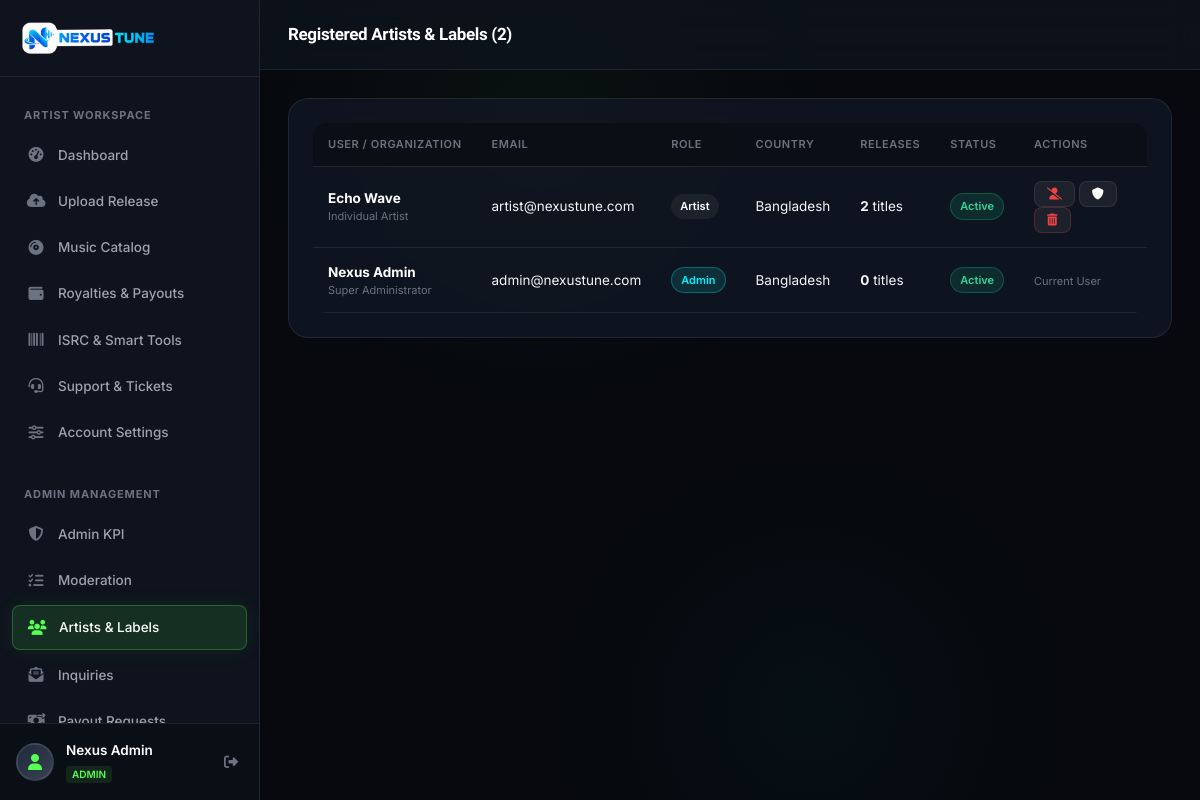
/admin-users.php (signed in), run on the app's committed database.
### tables this page shows
CREATE TABLE users (
            id INTEGER PRIMARY KEY AUTOINCREMENT,
            name TEXT NOT NULL,
            email TEXT UNIQUE NOT NULL,
            password TEXT NOT NULL,
            role TEXT DEFAULT 'artist',
            account_type TEXT DEFAULT 'Individual Artist',
            country TEXT DEFAULT 'Bangladesh',
            avatar TEXT DEFAULT '',
            status TEXT DEFAULT 'active',
            spotify_id TEXT DEFAULT '',
            created_at DATETIME DEFAULT CURRENT_TIMESTAMP
        , email_verified INTEGER DEFAULT 0, verification_token TEXT DEFAULT '', verification_expires DATETIME DEFAULT NULL);

### includes/auth.php (called while the page is built, shortened)
<?php
require_once __DIR__ . '/../config/db.php';
function isLoggedIn() {
    return isset($_SESSION['user_id']) && !empty($_SESSION['user_id']);
}
function isAdmin() {
    return isLoggedIn() && isset($_SESSION['user_role']) && $_SESSION['user_role'] === 'admin';
}
function currentUser() {
    global $pdo;
    $stmt = $pdo->prepare("SELECT * FROM users WHERE id = ?");
    $stmt->execute([$_SESSION['user_id']]);
    return $stmt->fetch();
}

### admin-users.php (the view, shortened to what this page needs)
<?php
require_once __DIR__ . '/includes/auth.php';
$stmt = $pdo->query("SELECT u.*, COUNT(r.id) as release_count FROM users u LEFT JOIN releases r ON u.id = r.user_id GROUP BY u.id ORDER BY u.id DESC");
$users_list = $stmt->fetchAll();
require_once __DIR__ . '/includes/header.php';
require_once __DIR__ . '/includes/sidebar.php';
?>
<div class="app-main">
    <header class="app-header">
        <div class="header-left">
            <h1 class="page-title">Registered Artists & Labels (<?= count($users_list) ?>)</h1>
        </div>
    </header>
    <main class="page-body">
        <div class="glass-card">
            <div class="table-responsive">
                <table class="table">
                    <thead>
                        <tr>
                            <th>User / Organization</th>
                            <th>Email</th>
                            <th>Role</th>
                            <th>Country</th>
                            <th>Releases</th>
                            <th>Status</th>
                            <th>Actions</th>
                        </tr>
                    </thead>
                    <tbody>
                        <?php foreach ($users_list as $u): ?>
                            <tr>
                                <td>
                                    <div style="font-weight: 700; color: #fff;"><?= htmlspecialchars($u['name']) ?></div>
                                    <div style="font-size: 11px; color: var(--text-dim);"><?= htmlspecialchars($u['account_type']) ?></div>
                                </td>
                                <td><?= htmlspecialchars($u['email']) ?></td>
                                <td>
                                    <?php if ($u['role'] === 'admin'): ?>
                                        <span class="badge badge-admin">Admin</span>
                                    <?php else: ?>
                                        <span class="badge" style="background: rgba(255,255,255,0.06); color: #fff;">Artist</span>
                                    <?php endif; ?>
                                </td>
                                <td><?= htmlspecialchars($u['country']) ?></td>
                                <td><strong><?= $u['release_count'] ?></strong> titles</td>
                                <td>
                                    <?php if ($u['status'] === 'active'): ?>
                                        <span class="badge badge-live">Active</span>
                                    <?php else: ?>
                                        <span class="badge badge-rejected">Suspended</span>
                                    <?php endif; ?>
                                </td>
                                <td>
                                    <?php if ($u['id'] != $user['id']): ?>
                                        <form method="POST" action="admin-users" style="display: inline-block;">
                                            <button type="submit" class="btn btn-secondary btn-sm" title="Toggle Active / Suspended">
                                                <?= $u['status'] === 'active' ? '<i class="fa-solid fa-user-slash" style="color:#ef4444;"></i>' : '<i class="fa-solid fa-user-check" style="color:#10b981;"></i>' ?>
                                            </button>
                                        </form>
                                        <form method="POST" action="admin-users" style="display: inline-block;">
                                            <button type="submit" class="btn btn-secondary btn-sm" title="Toggle Admin / Artist Role">
                                                <i class="fa-solid fa-shield"></i>
                                            </button>
                                        </form>
                                        <button type="button" class="btn btn-secondary btn-sm" title="Permanently Delete User" style="color: #ef4444; border-color: rgba(239, 68, 68, 0.25);" onclick="openDeleteModal(<?= $u['id'] ?>, '<?= htmlspecialchars(addslashes($u['name']), ENT_QUOTES) ?>', '<?= htmlspecialchars(addslashes($u['email']), ENT_QUOTES) ?>', <?= intval($u['release_count']) ?>)">
                                            <i class="fa-solid fa-trash-can"></i>
                                        </button>
                                    <?php else: ?>
                                        <span style="font-size: 11px; color: var(--text-dim);">Current User</span>
                                    <?php endif; ?>
                                </td>
                            </tr>
                        <?php endforeach; ?>
                    </tbody>
                </table>
            </div>
        </div>
    </main>
</div>
<?php require_once __DIR__ . '/includes/footer.php'; ?>

### includes/sidebar.php (shortened to what this page needs)
<?php
require_once __DIR__ . '/auth.php';
$user = currentUser();
$current_page = basename($_SERVER['PHP_SELF'], '.php');
?>
<aside class="app-sidebar" id="appSidebar">
        <div class="sidebar-brand">
        <a href="dashboard" style="display: flex; align-items: center; gap: 10px; text-decoration: none;">
            <img src="assets/images/logo.png" alt="Nexus Tune" style="height: 36px; max-width: 170px; object-fit: contain;">
        </a>
    </div>
    <div class="sidebar-nav">
        <div class="nav-section-title">Artist Workspace</div>
        <a href="dashboard" class="nav-item <?= $current_page === 'dashboard' ? 'active' : '' ?>">
            <span class="nav-icon"><i class="fa-solid fa-gauge-high"></i></span>
            <span>Dashboard</span>
        </a>
        <a href="create-release" class="nav-item <?= $current_page === 'create-release' ? 'active' : '' ?>">
            <span class="nav-icon"><i class="fa-solid fa-cloud-arrow-up"></i></span>
            <span>Upload Release</span>
        </a>
        <a href="releases" class="nav-item <?= in_array($current_page, ['releases', 'release-view']) ? 'active' : '' ?>">
            <span class="nav-icon"><i class="fa-solid fa-compact-disc"></i></span>
            <span>Music Catalog</span>
        </a>
        <a href="royalties" class="nav-item <?= $current_page === 'royalties' ? 'active' : '' ?>">
            <span class="nav-icon"><i class="fa-solid fa-wallet"></i></span>
            <span>Royalties & Payouts</span>
        </a>
        <a href="tools" class="nav-item <?= $current_page === 'tools' ? 'active' : '' ?>">
            <span class="nav-icon"><i class="fa-solid fa-barcode"></i></span>
            <span>ISRC & Smart Tools</span>
        </a>
        <a href="support" class="nav-item <?= $current_page === 'support' ? 'active' : '' ?>">
            <span class="nav-icon"><i class="fa-solid fa-headset"></i></span>
            <span>Support & Tickets</span>
        </a>
        <a href="settings" class="nav-item <?= $current_page === 'settings' ? 'active' : '' ?>">
            <span class="nav-icon"><i class="fa-solid fa-sliders"></i></span>
            <span>Account Settings</span>
        </a>
        <?php if (isAdmin()): ?>
            <div class="nav-section-title" style="margin-top: 15px;">Admin Management</div>
            <a href="admin" class="nav-item <?= $current_page === 'admin' ? 'active' : '' ?>">
                <span class="nav-icon"><i class="fa-solid fa-shield-halved"></i></span>
                <span>Admin KPI</span>
            </a>
            <a href="admin-releases" class="nav-item <?= $current_page === 'admin-releases' ? 'active' : '' ?>">
                <span class="nav-icon"><i class="fa-solid fa-list-check"></i></span>
                <span>Moderation</span>
            </a>
            <a href="admin-users" class="nav-item <?= $current_page === 'admin-users' ? 'active' : '' ?>">
                <span class="nav-icon"><i class="fa-solid fa-users"></i></span>
                <span>Artists & Labels</span>
            </a>
            <a href="admin-contacts" class="nav-item <?= $current_page === 'admin-contacts' ? 'active' : '' ?>">
                <span class="nav-icon"><i class="fa-solid fa-envelope-open-text"></i></span>
                <span>Inquiries</span>
            </a>
            <a href="admin-payouts" class="nav-item <?= $current_page === 'admin-payouts' ? 'active' : '' ?>">
                <span class="nav-icon"><i class="fa-solid fa-money-bill-transfer"></i></span>
                <span>Payout Requests</span>
            </a>
        <?php endif; ?>
    </div>
    <div class="sidebar-footer">
        <div class="user-snippet">
            <div class="user-avatar">
                <i class="fa-solid fa-user"></i>
            </div>
            <div class="user-details">
                <div class="user-name"><?= htmlspecialchars($user['name'] ?? 'Artist') ?></div>
                <div class="user-role-badge"><?= htmlspecialchars($user['role'] ?? 'Artist') ?></div>
            </div>
            <a href="logout" title="Logout" style="color: var(--text-dim); padding: 5px; font-size: 14px;">
                <i class="fa-solid fa-right-from-bracket"></i>
            </a>
        </div>
    </div>
</aside>

### data on the page
users: name "Nexus Admin", role "ADMIN", account_type "Super Administrator", email "admin@nexustune.com", country "Bangladesh", release_count "0", status "Active", shows "Current User"
users: name "Echo Wave", account_type "Individual Artist", email "artist@nexustune.com", role "Artist", country "Bangladesh", release_count "2", status "Active"

### other printed values
count($users_list) "2"
